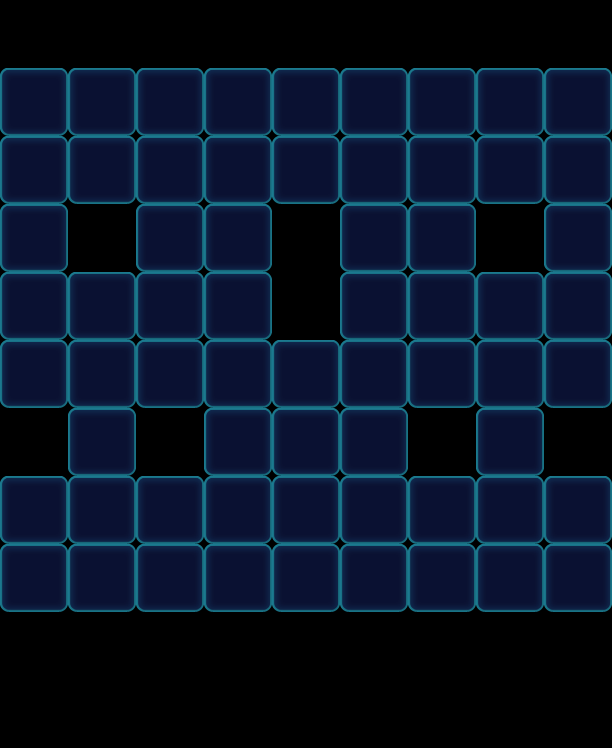

A level layout from a 2D game, rendered from its tile map. Below: a short description, then the map file with tile-grid data replaced by summaries:
An orthogonal 9x11 tile map with 68x68 px tiles, 1 tile layer (Valid), 2 tilesets and 26 objects (16x Factory_Normal, 10x Ice).

<map version="1.0" orientation="orthogonal" width="9" height="11" tilewidth="68" tileheight="68">
 <tileset firstgid="1" name="game_grid1" tilewidth="68" tileheight="68">
  <image source="game_grid1.png" width="68" height="68" />
 </tileset>
 <tileset firstgid="2" name="map" tilewidth="68" tileheight="68">
  <image source="map.png" width="1024" height="1024" />
 </tileset>
 <layer name="Valid" width="9" height="11">
  <data>[99 cells, 64 non-empty, 1 distinct tile ids]</data>
 </layer>
 <objectgroup name="BottomObj" width="9" height="11" />
 <objectgroup name="MiddleObj" width="9" height="11" />
 <objectgroup color="#000000" name="TopObj" width="9" height="11">
  <object name="10" type="Ice" x="68" y="272" width="68" height="68">
   <properties>
    <property name="Layers" value="3" />
   </properties>
  </object>
  <object name="10" type="Ice" x="68" y="136" width="68" height="68">
   <properties>
    <property name="Layers" value="3" />
   </properties>
  </object>
  <object name="10" type="Ice" x="68" y="340" width="68" height="68">
   <properties>
    <property name="Layers" value="3" />
   </properties>
  </object>
  <object name="10" type="Ice" x="204" y="476" width="68" height="68">
   <properties>
    <property name="Layers" value="3" />
   </properties>
  </object>
  <object name="10" type="Ice" x="272" y="476" width="68" height="68">
   <properties>
    <property name="Layers" value="3" />
   </properties>
  </object>
  <object name="10" type="Ice" x="340" y="476" width="68" height="68">
   <properties>
    <property name="Layers" value="3" />
   </properties>
  </object>
  <object name="10" type="Ice" x="476" y="136" width="68" height="68">
   <properties>
    <property name="Layers" value="3" />
   </properties>
  </object>
  <object name="10" type="Ice" x="476" y="272" width="68" height="68">
   <properties>
    <property name="Layers" value="3" />
   </properties>
  </object>
  <object name="10" type="Ice" x="476" y="340" width="68" height="68">
   <properties>
    <property name="Layers" value="3" />
   </properties>
  </object>
  <object name="10" type="Ice" x="272" y="136" width="68" height="68">
   <properties>
    <property name="Layers" value="3" />
   </properties>
  </object>
  <object name="10" type="Factory_Normal" x="0" y="0" width="68" height="68">
   <properties>
    <property name="FactoryColorsConfig" value="Blue,Orange,Yellow,Pink,Purple" />
   </properties>
  </object>
  <object name="10" type="Factory_Normal" x="68" y="0" width="68" height="68">
   <properties>
    <property name="FactoryColorsConfig" value="Blue,Orange,Yellow,Pink,Purple" />
   </properties>
  </object>
  <object name="10" type="Factory_Normal" x="136" y="0" width="68" height="68">
   <properties>
    <property name="FactoryColorsConfig" value="Blue,Orange,Yellow,Pink,Purple" />
   </properties>
  </object>
  <object name="10" type="Factory_Normal" x="204" y="0" width="68" height="68">
   <properties>
    <property name="FactoryColorsConfig" value="Blue,Orange,Yellow,Pink,Purple" />
   </properties>
  </object>
  <object name="10" type="Factory_Normal" x="272" y="0" width="68" height="68">
   <properties>
    <property name="FactoryColorsConfig" value="Blue,Orange,Yellow,Pink,Purple" />
   </properties>
  </object>
  <object name="10" type="Factory_Normal" x="340" y="0" width="68" height="68">
   <properties>
    <property name="FactoryColorsConfig" value="Blue,Orange,Yellow,Pink,Purple" />
   </properties>
  </object>
  <object name="10" type="Factory_Normal" x="408" y="0" width="68" height="68">
   <properties>
    <property name="FactoryColorsConfig" value="Blue,Orange,Yellow,Pink,Purple" />
   </properties>
  </object>
  <object name="10" type="Factory_Normal" x="476" y="0" width="68" height="68">
   <properties>
    <property name="FactoryColorsConfig" value="Blue,Orange,Yellow,Pink,Purple" />
   </properties>
  </object>
  <object name="10" type="Factory_Normal" x="544" y="0" width="68" height="68">
   <properties>
    <property name="FactoryColorsConfig" value="Blue,Orange,Yellow,Pink,Purple" />
   </properties>
  </object>
  <object name="10" type="Factory_Normal" x="68" y="204" width="68" height="68">
   <properties>
    <property name="FactoryColorsConfig" value="Blue,Orange,Yellow,Pink,Purple" />
   </properties>
  </object>
  <object name="10" type="Factory_Normal" x="272" y="272" width="68" height="68">
   <properties>
    <property name="FactoryColorsConfig" value="Blue,Orange,Yellow,Pink,Purple" />
   </properties>
  </object>
  <object name="10" type="Factory_Normal" x="476" y="204" width="68" height="68">
   <properties>
    <property name="FactoryColorsConfig" value="Blue,Orange,Yellow,Pink,Purple" />
   </properties>
  </object>
  <object name="10" type="Factory_Normal" x="0" y="408" width="68" height="68">
   <properties>
    <property name="FactoryColorsConfig" value="Blue,Orange,Yellow,Pink,Purple" />
   </properties>
  </object>
  <object name="10" type="Factory_Normal" x="136" y="408" width="68" height="68">
   <properties>
    <property name="FactoryColorsConfig" value="Blue,Orange,Yellow,Pink,Purple" />
   </properties>
  </object>
  <object name="10" type="Factory_Normal" x="408" y="408" width="68" height="68">
   <properties>
    <property name="FactoryColorsConfig" value="Blue,Orange,Yellow,Pink,Purple" />
   </properties>
  </object>
  <object name="10" type="Factory_Normal" x="544" y="408" width="68" height="68">
   <properties>
    <property name="FactoryColorsConfig" value="Blue,Orange,Yellow,Pink,Purple" />
   </properties>
  </object>
 </objectgroup>
</map>
